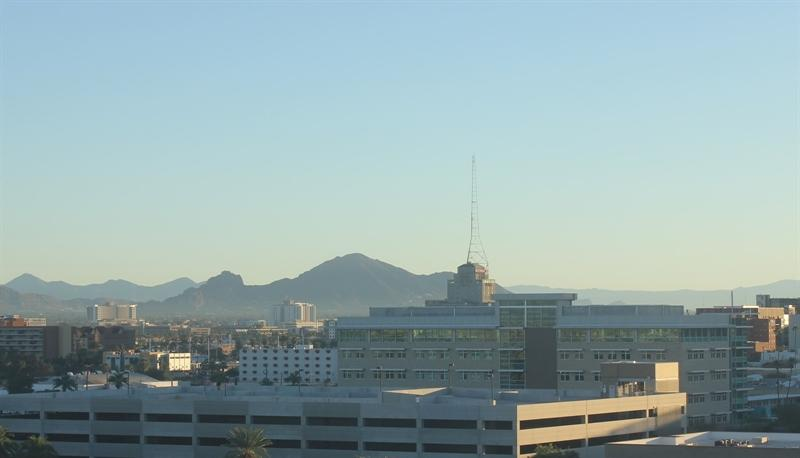
#> input picture day/20151101_142050.jpg, 800 x 458 px, found by its file name; its folder holds only this picture in this run
$ jupyter execute --allow-errors 'Computer Vision and Machine Learning Project.ipynb'
#> lines starting #> are read from the running program, lines starting #| are printed output that depends on the picture
# Day & Night Prediction Model

Import Computer Vision and Machine Learning libaries

[cell 1]
import numpy as np
import cv2 as cv
import matplotlib.pyplot as plt
import os
import glob
from sklearn.model_selection import train_test_split
from sklearn.neighbors import KNeighborsClassifier
from sklearn.metrics import accuracy_score

The goal of this project is to make a Computer Vision and Machine Learning training model to determine wheather an image was taken in the day or night. At the end, we will use our model and sample images to test our model and determine our accuray score.

### 1. Prepare Dataset

`prepare_dataset(imagesPath)` function takes in the path to the directory which contains two subdirectories `day` and `night`. Each of these subdirectories contain corresponding images, e.g., day directory contains all the day images and night contains night images. The function returns two lists; `image_list` that contains all the images and `labels` which contains either of two values, e.g., `day` or `night`.

[cell 2]
def prepare_dataset(imagesPath):
#> called with imagesPath = './images/'
    labels = []
    images = []

    dayimagePath = imagesPath+"/day"
    names = os.listdir(dayimagePath)

    # Day Images
    for name in names:
        labels.append(name.split(".")[0])

    for name in names:
        image_name = os.path.join(dayimagePath, name)
        images.append(cv.imread(image_name))

    nightimagePath = imagesPath+"/night"
    names = os.listdir(nightimagePath)

    # Night Images
    for name in names:
        labels.append(name.split(".")[0])

    for name in names:
        image_name = os.path.join(nightimagePath, name)
        images.append(cv.imread(image_name))

    return images, labels

Image_list contains all the images and labels that contains corresponding label for that image. For example `image_list[0]` contains an array representing the day image and `labels[0]` contains'day' as a string.

#> (a cell that did not finish here is left out)

### 2. Resize an Image

`resize_images(image)` function resizes an image to a size of (600,600) and returns a 1D array of that image.

[cell 4]
def resize_images(image):
    image_resize = []
    size = (600, 600)

    for images in image:
        image_resize.append(cv.resize(images, size).flatten())

    return image_resize

### 3. Encode Labels to Numeric Values

Machine learning algorithms understand only numeric values, convert labels which are in string into numeric values. `label_images(label)` function takes a label in string and converts it into a numeric value; `day = 1` and `night = 0`

[cell 5]
def label_images(label):
    label_numeric =[]

    imagePath = './images/day'
    names = os.listdir(imagePath)
    for i in range(len(names)):
        label_numeric.append(1)

    imagePath = './images/night'
    names = os.listdir(imagePath)
    for i in range(len(names)):
        label_numeric.append(0)

    return label_numeric

### 4. Preprocess Images and Labels

Preprocess each image so that each image is a 1D array of (600,600) and labels are numeric values. This function returns two lists; `image_list` containing all the resized images and `label_list` containing all the corresponding numeric labels for these images.

[cell 6]
def preprocess_images(image_list, labels):
    return resize_images(image_list), label_images(labels)

Populate the `preprocessed_images` and `preprocessed_labels`. Now have `preprocessed_images` and `preprocessed_labels` split into train and test datasets.

#> (a cell that did not finish here is left out)

### 5. Split into Train and Test datasets

Split data into train and test datasets so that we can use train dataset for training our model and test dataset for testing our model's accuracy.

#> (a cell that did not finish here is left out)

### 6. Training a KNN Model

`KNeighborsClassifier` model to train the data.

[cell 9]
knn = KNeighborsClassifier()
#> (the rest of this cell did not finish here and is left out)

### 7. Testing the Accuracy

Test model using test dataset to predict.

#> (a cell that did not finish here is left out)

### 8. Final Testing

Using two sample images, `test_day_image.jpg` and `test_night_image.jpg`, we are testing whether my model predicts them successfully or not.

[cell 11]
# Testing night image
night_image = []
night_label = []

size = (600,600)

image_test = cv.imread('./images/test_night_image.jpg')
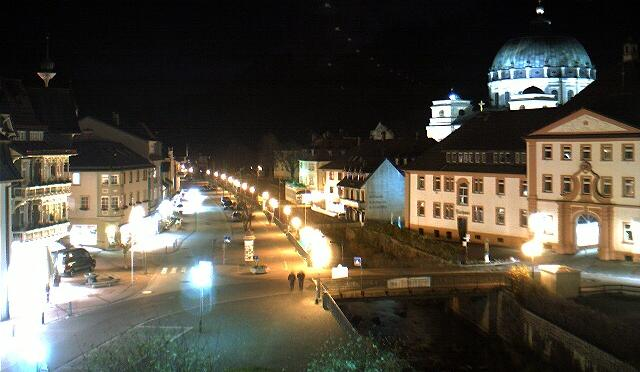
#> input picture images/test_night_image.jpg, 640 x 372 px
#> image_test is the input picture: shape (372, 640, 3); mean B, G, R 65, 76.9, 82.4
night_image.append(cv.resize(image_test, size).flatten())
night_label.append(0)


#> (the rest of this cell did not finish here and is left out)

[cell 12]
# Testing day image
day_image = []
day_label = []

size = (600,600)

image_test = cv.imread('./images/test_day_image.jpg')
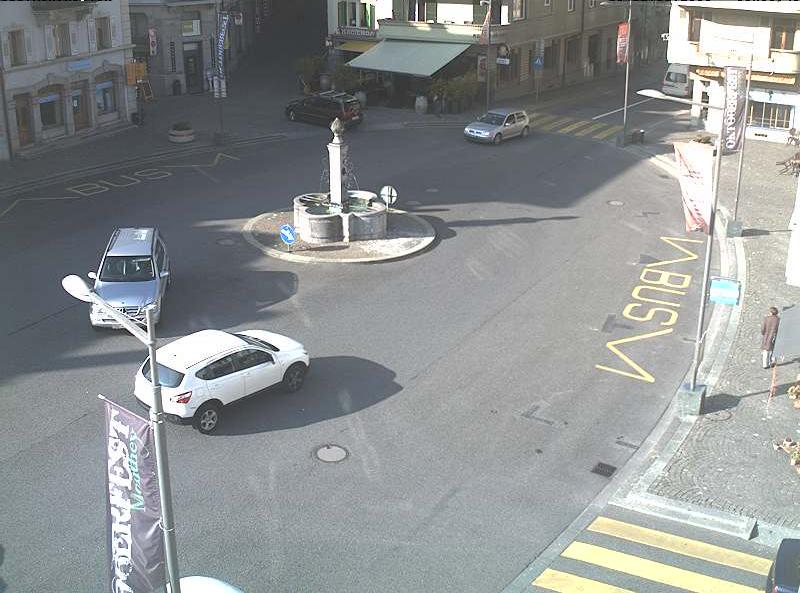
#> input picture images/test_day_image.jpg, 800 x 593 px
#> image_test is the input picture: shape (593, 800, 3); mean B, G, R 146, 145.5, 142
day_image.append(cv.resize(image_test, size).flatten())
day_label.append(1)


#> (the rest of this cell did not finish here and is left out)
